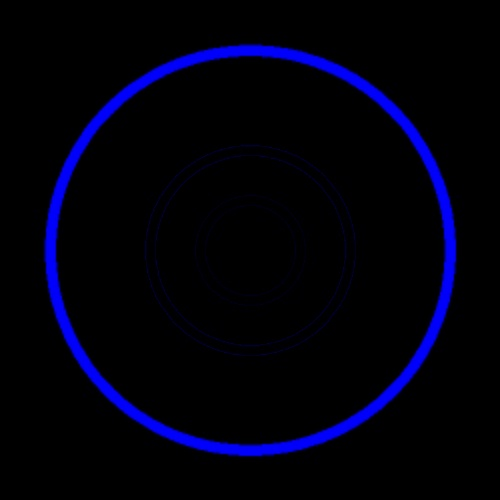
#> input picture 2. Basic Image Processing using OpenCV/src/blue.jpg, 500 x 500 px
$ python 4.Arithmetic_Operations_on_image.py
#> lines starting #> are read from the running program, lines starting #| are printed output that depends on the picture
# -*- coding: utf-8 -*-
"""
Created on Sun Nov 17 11:12:37 2019

@author: Jaimin
"""


# Import opencv
import cv2
import numpy as np

# numpy addition
img = cv2.imread("src/blue.jpg")
#> img is the input picture: shape (500, 500, 3); mean B, G, R 14.5, 0.1, 0.2
img1 = cv2.imread("src/green.jpg")
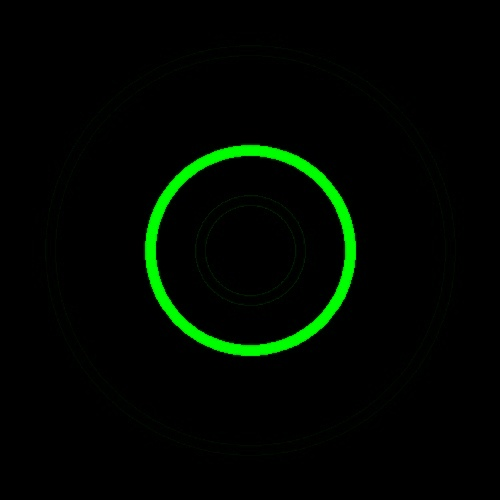
#> input picture 2. Basic Image Processing using OpenCV/src/green.jpg, 500 x 500 px
#> img1 is the input picture: shape (500, 500, 3); mean B, G, R 0.4, 7.4, 0.4


# cv2 addition
final = cv2.add(img,img1)
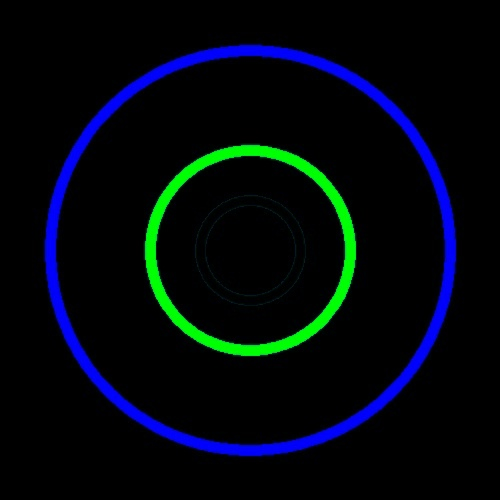
#> final: shape (500, 500, 3); mean B, G, R 14.9, 7.5, 0.6

npadd = img + img1
# Read images


# cv2 add weighted (image blending)
final = cv2.addWeighted(img,1,img1,1,1)

# cv2 subtract

# Show image
cv2.imshow("result",final)
cv2.waitKey(0)
cv2.destroyAllWindows()
